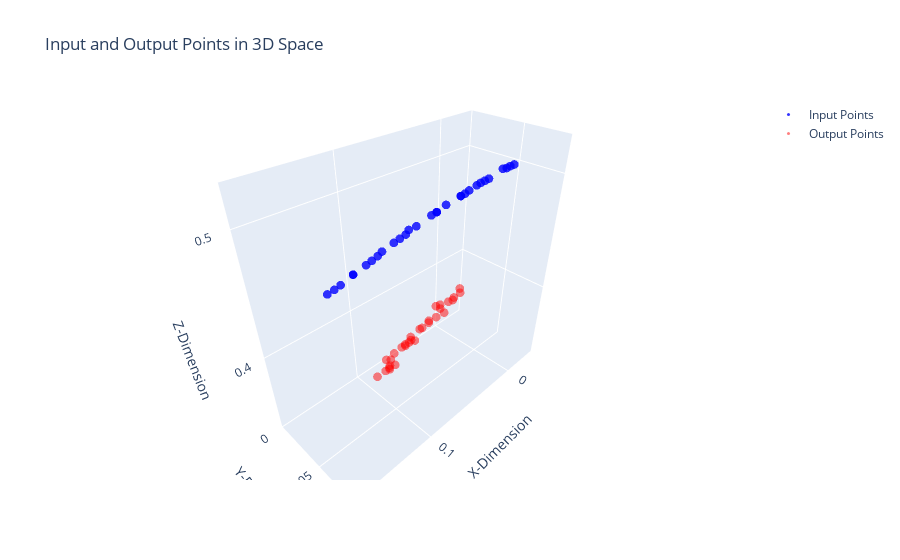
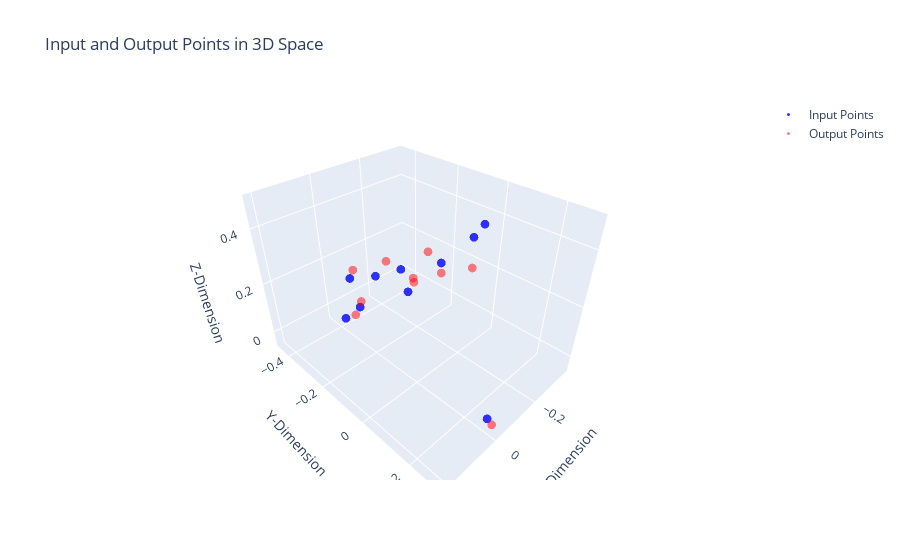

Here is the notebook cell these charts were saved with, in order:
### Code cell
interactive_output_visualization(deNorm(results["labels"]), duration=3, randomseed=False, output=True, output_data=deNorm(results["outputs"]))
interactive_output_visualization(deNorm(results["labels_t"]), duration=1, randomseed=False, output=True, output_data=deNorm(results["outputs_t"]))
